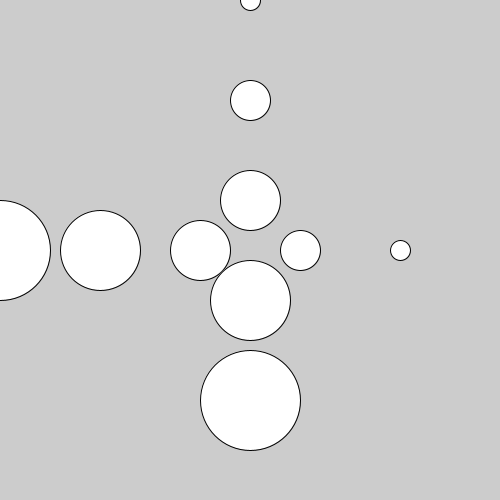
Frame 1 (no input)
Frame 60 (the mouse pressed at the canvas centre just before this capture): identical to frame 1, image omitted
Frame 120 (the mouse held since frame 60 and released just before this capture): identical to frame 1, image omitted

The Processing sketch that drew this single still picture (run headless with seeded random() and noise(); from frame 60 on, the mouse is pressed at the canvas centre):

// Processing sketch: processing_66610
// ── processing_66610.pde

int growth;

void setup(){
   
  size(500, 500);
  growth = 0;
  
 for(int pos = 0; pos < 500; pos += 100){ //i++ is the same as i = i +1; and i+=100 is the same as i = i +100
  growth = growth + 20;
   ellipse(250, pos, growth, growth);
   ellipse(pos, 250, (120-growth), (120-growth));

 } 
 
}

void draw (){
}
